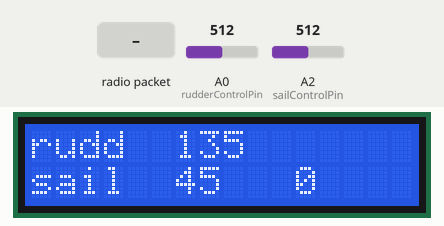
Bench run of a sketch on a simulated Arduino Uno, built with avr-gcc and run on an emulated ATmega328P. On the bench: 16×2 character LCD. The inputs (shaded band) are chosen by the test bench; at power-on: A0 (rudderControlPin) = 512, A2 (sailControlPin) = 512. Random numbers use the default seed unless the sketch sets one; no radio packets arrive unless stated; what the sketch prints to the serial monitor is not drawn.

Above: at 1.2 s.
1.3 s: radio packet "1" arrives
At 2.0 s:
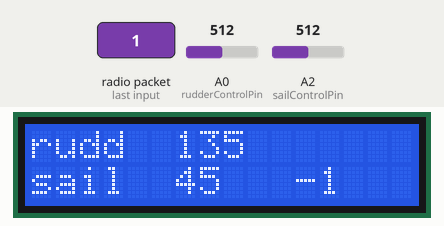
2.8 s: A0 (rudderControlPin) set to 0
At 3.1 s:
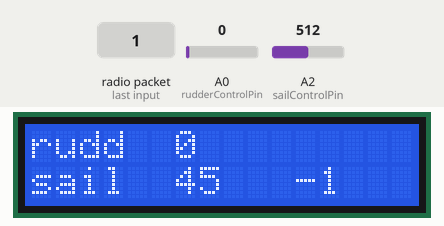
5.8 s: A2 (sailControlPin) set to 716
At 6.1 s:
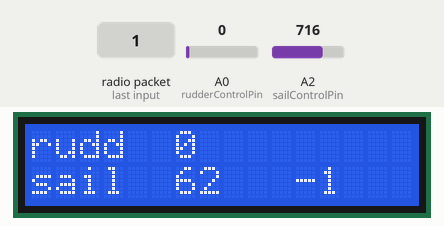
7.3 s: A0 (rudderControlPin) set to 18
At 8.5 s:
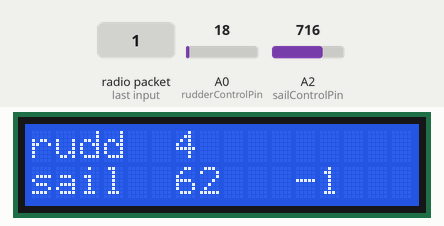
8.8 s: A2 (sailControlPin) set to 900
At 9.3 s:
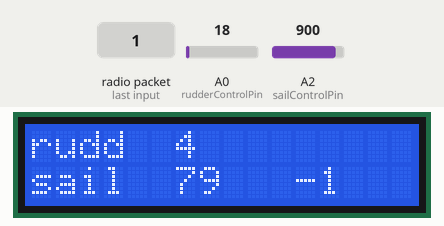
Timing chart, 0 to 11.8 s (numbered marks = the images above; inputs shaded):
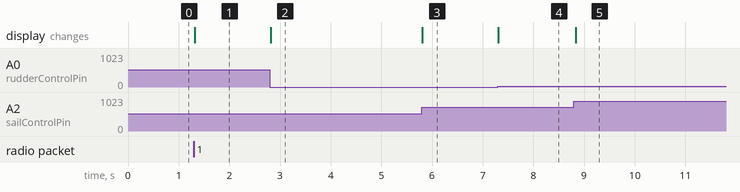

Measured:
- after the input at 1.3 s, the display: changes at once (image 1)
- after the input at 2.8 s, the display: changes at once (image 2)
- after the input at 5.8 s, the display: changes at once (image 3)
- after the input at 7.3 s, the display: changes at once (image 4)
- after the input at 8.8 s, the display: changes at once (image 5)

The sketch:

LoRa_client.ino
```cpp
#include <SPI.h>
#include <LoRa.h>
#include <LiquidCrystal.h>

// Define addresses for pin in/out (LCD)
#define rsPin 7
#define enPin 6
#define d4Pin 5
#define d5Pin 4
#define d6Pin 3
#define d7Pin 2

// Define addresses for pin in/out (LoRa and Control)
#define csPin 7
#define irqPin 1
#define resetPin 6
#define rudderControlPin A0
#define sailControlPin A2

// Global variables for command/control
int rudderVoltage = 0;
int sailVoltage = 0;

// Globals for messages incoming/outging via LoRa
byte localAddress = 0xBB;     // address of this device
byte destination = 0xFF;      // destination to send to
int sendInterval = 200;          // interval between sends
int sailTrim;
long lastSendTime = 0;        // last send time

// Start LCD display
LiquidCrystal lcd(rsPin, enPin, d4Pin, d5Pin, d6Pin, d7Pin);

void setup() {
  lcd.begin(16, 2);  // Start LCD for 16 x 2 grid
  Serial.begin(9600);  // Start serial, 9600 baud rate
  while (!Serial);

  Serial.println("LoRa Receiver");

  if (!LoRa.begin(915600000)) {  // Start LoRa, 915 MHz
    Serial.println("Starting LoRa failed!");
    while (1);
  }

  LoRa.setSyncWord(0x34);  // TODO: investigate this function
  lcd.clear();
}


void loop() {
  // Clear LCD and get an incoming data packet from LoRa. TODO: fix onReceive return value.
  lcd.clear();
  String incoming = onReceive(LoRa.parsePacket());

  // Get sensor readings for controller pots
  rudderVoltage = analogRead(rudderControlPin);  // Get the sensor voltage and convert to 10-bit value
  int rudderCommandDegrees = map(rudderVoltage, 0, 1023, 0, 270);  // scale it to use it with the servo (value between 800 and 2200 micro-seconds)
  sailVoltage = analogRead(sailControlPin);  // Get the sensor voltage and convert to 10-bit value
  int sailCommandDegrees = map(sailVoltage, 0, 1023, 0, 90);
  // int sailTrimDegrees = map(sailTrim, 0, 1023, -90, 90);
  int sailTrimDegrees = sailTrim;

  // Display controller values on lcd screen (1st line - rudder control)
  lcd.setCursor(0, 0);
  lcd.print("rudd ");
  lcd.setCursor(6, 0);
  lcd.print(rudderCommandDegrees);

  // 2nd line (sail control and reading)
  lcd.setCursor(0,1);
  lcd.print("sail ");
  lcd.setCursor(6, 1);
  lcd.print(sailCommandDegrees);
  lcd.setCursor(11, 1);
  lcd.print(sailTrimDegrees);
  delay(10);

  if (millis() - lastSendTime > sendInterval) {
    sendMessage(rudderVoltage, sailCommandDegrees);
    lastSendTime = millis();            // timestamp the message
    sendInterval = random(sendInterval) + 100;    // 200-300 milliseconds
  }
}


// Function for sending packet.
void sendMessage(int sensorReading1, int sensorReading2) {
  LoRa.beginPacket();                   // start packet
  LoRa.write(destination);              // add destination address
  LoRa.write(localAddress);             // add sender address
  LoRa.write(sensorReading1 & 255);  // Pad so the message is always 16-bit length
  LoRa.write((sensorReading1 >> 8) & 0xff);  // Shift 8 bits
  LoRa.write(sensorReading2 & 255);  // Pad so the message is always 16-bit length
  LoRa.write((sensorReading2 >> 8) & 0xff);  // Shift 8 bits
  LoRa.endPacket();                     // finish packet and send it
}

String onReceive(int packetSize) {
  if (packetSize == 0) return "NO PACKET";  // if there's no packet, return

  // read packet header bytes:
  Serial.println("Packet size: ");
  Serial.print(packetSize);
  int recipient = LoRa.read();          // recipient address
  byte sender = LoRa.read();            // sender address
  int sensorReading = LoRa.read();
  sailTrim = sensorReading;

  // if the recipient isn't this device or broadcast,
  if (recipient != localAddress && recipient != 0xFF) {
    Serial.println("This message is not for me.");
    return "ERROR";                     // skip rest of function
  }

  // if message is for this device, or broadcast, print details:
  /*
  Serial.println("Received from: 0x" + String(sender, HEX));
  Serial.println("Sent to: 0x" + String(recipient, HEX));
  Serial.println("RSSI: " + String(LoRa.packetRssi()));
  Serial.println("Snr: " + String(LoRa.packetSnr()));
  Serial.println();
  */
}
```
